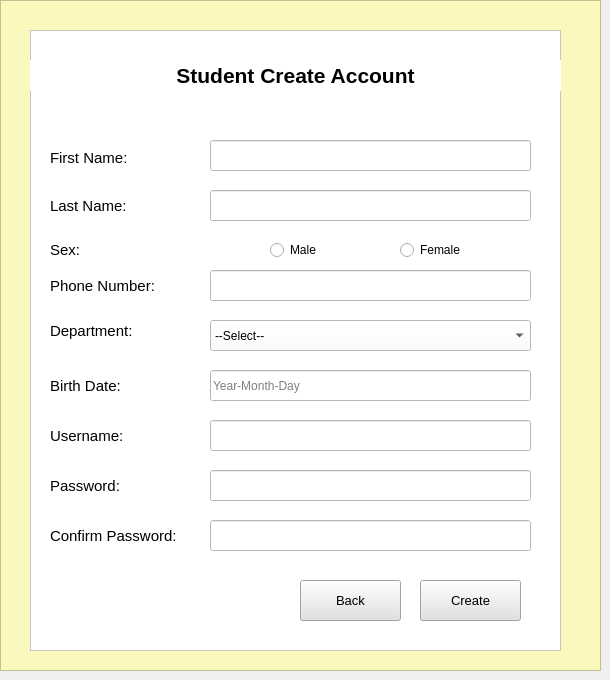
    <widget class="QWidget" name="StudentAddAccountPage">
     <widget class="QFrame" name="frame_6">
      <property name="geometry">
       <rect>
        <x>0</x>
        <y>0</y>
        <width>601</width>
        <height>671</height>
       </rect>
      </property>
      <property name="styleSheet">
       <string notr="true">background-color: rgb(251, 248, 190);</string>
      </property>
      <property name="frameShape">
       <enum>QFrame::StyledPanel</enum>
      </property>
      <property name="frameShadow">
       <enum>QFrame::Raised</enum>
      </property>
      <widget class="QFrame" name="frame_7">
       <property name="geometry">
        <rect>
         <x>30</x>
         <y>30</y>
         <width>531</width>
         <height>621</height>
        </rect>
       </property>
       <property name="styleSheet">
        <string notr="true">background-color: rgb(255, 255, 255);</string>
       </property>
       <property name="frameShape">
        <enum>QFrame::StyledPanel</enum>
       </property>
       <property name="frameShadow">
        <enum>QFrame::Raised</enum>
       </property>
       <widget class="QLabel" name="CreateAccount">
        <property name="geometry">
         <rect>
          <x>0</x>
          <y>30</y>
          <width>531</width>
          <height>31</height>
         </rect>
        </property>
        <property name="font">
         <font>
          <family>Tahoma</family>
          <pointsize>16</pointsize>
          <weight>75</weight>
          <bold>true</bold>
          <underline>false</underline>
          <kerning>true</kerning>
         </font>
        </property>
        <property name="text">
         <string>Student Create Account</string>
        </property>
        <property name="alignment">
         <set>Qt::AlignCenter</set>
        </property>
       </widget>
       <widget class="QComboBox" name="CourseComboBox">
        <property name="geometry">
         <rect>
          <x>180</x>
          <y>290</y>
          <width>321</width>
          <height>31</height>
         </rect>
        </property>
        <item>
         <property name="text">
          <string>--Select--</string>
         </property>
        </item>
        <item>
         <property name="text">
          <string>Bachelor of Science in Computer Science (BSCS)</string>
         </property>
        </item>
        <item>
         <property name="text">
          <string>Bachelor of Science in Information Technology (BSIT)</string>
         </property>
        </item>
        <item>
         <property name="text">
          <string>Bachelor of Science in Informtation System (BSIS)</string>
         </property>
        </item>
       </widget>
       <widget class="QLineEdit" name="ConfirmPasswordLine">
        <property name="geometry">
         <rect>
          <x>180</x>
          <y>490</y>
          <width>321</width>
          <height>31</height>
         </rect>
        </property>
        <property name="text">
         <string/>
        </property>
        <property name="echoMode">
         <enum>QLineEdit::Password</enum>
        </property>
       </widget>
       <widget class="QLineEdit" name="LastNameLine">
        <property name="geometry">
         <rect>
          <x>180</x>
          <y>160</y>
          <width>321</width>
          <height>31</height>
         </rect>
        </property>
       </widget>
       <widget class="QLabel" name="ConfirmPasswordLabel">
        <property name="geometry">
         <rect>
          <x>20</x>
          <y>490</y>
          <width>151</width>
          <height>31</height>
         </rect>
        </property>
        <property name="font">
         <font>
          <family>Tahoma</family>
          <pointsize>11</pointsize>
         </font>
        </property>
        <property name="text">
         <string>Confirm Password:</string>
        </property>
       </widget>
       <widget class="QLineEdit" name="FirstNameLine">
        <property name="geometry">
         <rect>
          <x>180</x>
          <y>110</y>
          <width>321</width>
          <height>31</height>
         </rect>
        </property>
        <property name="styleSheet">
         <string notr="true">border-color: rgb(0, 0, 0);</string>
        </property>
       </widget>
       <widget class="QRadioButton" name="radioButtonFemale">
        <property name="geometry">
         <rect>
          <x>370</x>
          <y>210</y>
          <width>95</width>
          <height>20</height>
         </rect>
        </property>
        <property name="text">
         <string>Female</string>
        </property>
       </widget>
       <widget class="QLabel" name="BirthDateLabel">
        <property name="geometry">
         <rect>
          <x>20</x>
          <y>340</y>
          <width>101</width>
          <height>31</height>
         </rect>
        </property>
        <property name="font">
         <font>
          <family>Tahoma</family>
          <pointsize>11</pointsize>
         </font>
        </property>
        <property name="text">
         <string>Birth Date:</string>
        </property>
       </widget>
       <widget class="QLineEdit" name="UsernameLine">
        <property name="geometry">
         <rect>
          <x>180</x>
          <y>390</y>
          <width>321</width>
          <height>31</height>
         </rect>
        </property>
       </widget>
       <widget class="QLabel" name="GenderLabel">
        <property name="geometry">
         <rect>
          <x>20</x>
          <y>210</y>
          <width>101</width>
          <height>20</height>
         </rect>
        </property>
        <property name="font">
         <font>
          <family>Tahoma</family>
          <pointsize>11</pointsize>
         </font>
        </property>
        <property name="text">
         <string>Sex:</string>
        </property>
       </widget>
       <widget class="QLabel" name="DepartmentLabel">
        <property name="geometry">
         <rect>
          <x>20</x>
          <y>280</y>
          <width>111</width>
          <height>41</height>
         </rect>
        </property>
        <property name="font">
         <font>
          <family>Tahoma</family>
          <pointsize>11</pointsize>
         </font>
        </property>
        <property name="text">
         <string>Department:</string>
        </property>
       </widget>
       <widget class="QLineEdit" name="BirthDateLine">
        <property name="geometry">
         <rect>
          <x>180</x>
          <y>340</y>
          <width>321</width>
          <height>31</height>
         </rect>
        </property>
        <property name="text">
         <string/>
        </property>
        <property name="echoMode">
         <enum>QLineEdit::Normal</enum>
        </property>
        <property name="placeholderText">
         <string>Year-Month-Day</string>
        </property>
       </widget>
       <widget class="QLabel" name="UsernameLabel">
        <property name="geometry">
         <rect>
          <x>20</x>
          <y>390</y>
          <width>101</width>
          <height>31</height>
         </rect>
        </property>
        <property name="font">
         <font>
          <family>Tahoma</family>
          <pointsize>11</pointsize>
         </font>
        </property>
        <property name="text">
         <string>Username:</string>
        </property>
       </widget>
       <widget class="QLabel" name="PasswordLabel">
        <property name="geometry">
         <rect>
          <x>20</x>
          <y>440</y>
          <width>101</width>
          <height>31</height>
         </rect>
        </property>
        <property name="font">
         <font>
          <family>Tahoma</family>
          <pointsize>11</pointsize>
         </font>
        </property>
        <property name="text">
         <string>Password:</string>
        </property>
       </widget>
       <widget class="QLineEdit" name="PasswordLine">
        <property name="geometry">
         <rect>
          <x>180</x>
          <y>440</y>
          <width>321</width>
          <height>31</height>
         </rect>
        </property>
        <property name="text">
         <string/>
        </property>
        <property name="echoMode">
         <enum>QLineEdit::Password</enum>
        </property>
       </widget>
       <widget class="QLabel" name="CreateFirstName">
        <property name="geometry">
         <rect>
          <x>20</x>
          <y>120</y>
          <width>101</width>
          <height>16</height>
         </rect>
        </property>
        <property name="font">
         <font>
          <family>Tahoma</family>
          <pointsize>11</pointsize>
         </font>
        </property>
        <property name="text">
         <string>First Name:</string>
        </property>
       </widget>
       <widget class="QLabel" name="CreateLastName">
        <property name="geometry">
         <rect>
          <x>20</x>
          <y>160</y>
          <width>91</width>
          <height>31</height>
         </rect>
        </property>
        <property name="font">
         <font>
          <family>Tahoma</family>
          <pointsize>11</pointsize>
         </font>
        </property>
        <property name="text">
         <string>Last Name:</string>
        </property>
       </widget>
       <widget class="QRadioButton" name="radioButtonMale">
        <property name="geometry">
         <rect>
          <x>240</x>
          <y>210</y>
          <width>95</width>
          <height>20</height>
         </rect>
        </property>
        <property name="text">
         <string>Male</string>
        </property>
       </widget>
       <widget class="QPushButton" name="StudentCreateButton">
        <property name="geometry">
         <rect>
          <x>390</x>
          <y>550</y>
          <width>101</width>
          <height>41</height>
         </rect>
        </property>
        <property name="font">
         <font>
          <family>Tahoma</family>
          <pointsize>10</pointsize>
         </font>
        </property>
        <property name="styleSheet">
         <string notr="true">background-color: rgb(225, 225, 225);</string>
        </property>
        <property name="text">
         <string>Create</string>
        </property>
       </widget>
       <widget class="QPushButton" name="StudentBackButton">
        <property name="geometry">
         <rect>
          <x>270</x>
          <y>550</y>
          <width>101</width>
          <height>41</height>
         </rect>
        </property>
        <property name="font">
         <font>
          <family>Tahoma</family>
          <pointsize>10</pointsize>
         </font>
        </property>
        <property name="styleSheet">
         <string notr="true">background-color: rgb(225, 225, 225);</string>
        </property>
        <property name="text">
         <string>Back</string>
        </property>
       </widget>
       <widget class="QLabel" name="PhoneNumberLabel">
        <property name="geometry">
         <rect>
          <x>20</x>
          <y>240</y>
          <width>131</width>
          <height>31</height>
         </rect>
        </property>
        <property name="font">
         <font>
          <family>Tahoma</family>
          <pointsize>11</pointsize>
         </font>
        </property>
        <property name="text">
         <string>Phone Number:</string>
        </property>
       </widget>
       <widget class="QLineEdit" name="PhoneNumberLine">
        <property name="geometry">
         <rect>
          <x>180</x>
          <y>240</y>
          <width>321</width>
          <height>31</height>
         </rect>
        </property>
       </widget>
      </widget>
     </widget>
    </widget>
